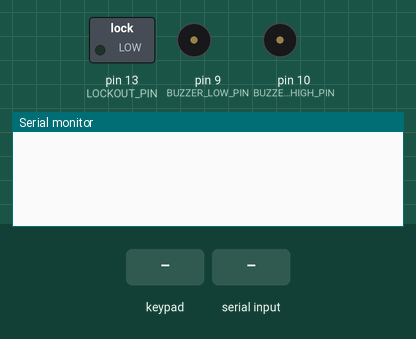
The sketch below on a simulated Arduino Uno, built with avr-gcc and run on an emulated ATmega328P. Parts: switched loads named in the sketch (green lamp = pin HIGH), buzzer (waves = sounding, pin HIGH), the last lines printed to the serial monitor. The inputs (shaded band) are chosen by the test bench.

Above: at 1.2 s.
1.3 s: key '1' pressed
At 2.5 s:
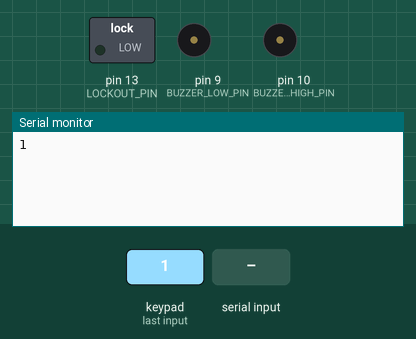
2.8 s: keypad keys 5 6 7 8 # pressed 0.4 s apart
At 4.9 s:
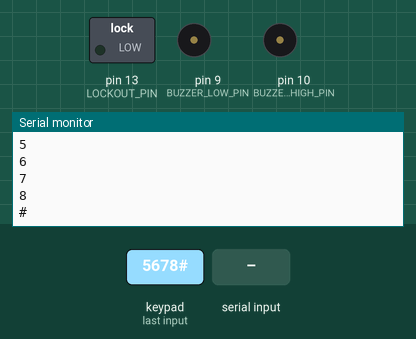
6.3 s: "90,45\n" received over Serial
At 7.5 s:
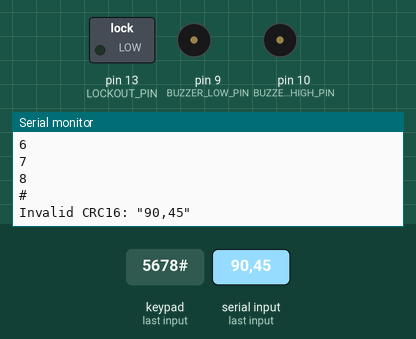
7.8 s: key '*' pressed
At 8.8 s:
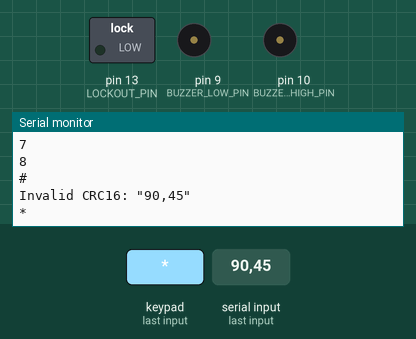
9.3 s: "5\n" received over Serial
At 9.6 s:
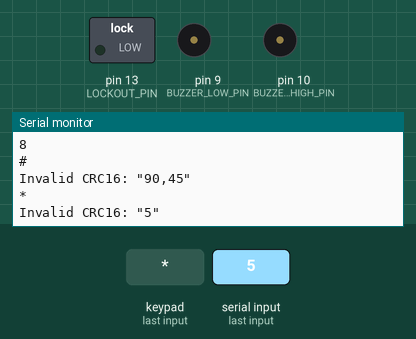
Timing chart, 0 to 11.8 s (numbered marks = the images above; inputs shaded):
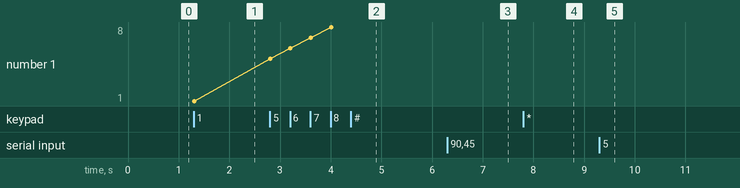

Measured:
- after the input at 1.3 s, the serial monitor: prints a new line at once (image 1)
- after the input at 2.8 s, the serial monitor: prints a new line at once (image 2)
- after the input at 6.3 s, the serial monitor: prints a new line at once (image 3)
- after the input at 7.8 s, the serial monitor: prints a new line at once (image 4)
- after the input at 9.3 s, the serial monitor: prints a new line at once (image 5)
- plotted number 1: 1 → 8 after the input at 2.8 s

The sketch:

KeypadAuth.ino
```cpp
#include "Keypad.h"
#include <stdlib.h>
#include <stdint.h>
#include <string.h>

const byte ROWS = 4; //four rows
const byte COLS = 3; //three columns
char keys[ROWS][COLS] = {
    {'1', '2', '3'},
    {'4', '5', '6'},
    {'7', '8', '9'},
    {'*', '0', '#'}
};

byte rowPins[ROWS] = {5, 6, 7, 8}; //connect to the row pinouts of the keypad
byte colPins[COLS] = {2, 3, 4};    //connect to the column pinouts of the keypad

// This will swap the * and # keys and also let you connect to the Arduino
// with all the pins in order/in a row starting from digital 2 thru digital 9

Keypad keypad = Keypad(makeKeymap(keys), rowPins, colPins, ROWS, COLS);
void handleCommands(char c);
uint16_t crc16_update(uint16_t crc, uint8_t a);
uint16_t crc16(char * str, uint8_t len);
uint8_t check_crc16(char * str);
void handleAuthorizeCommand(void);
void handleLockoutCommand(void);
void handleBuzzerOnCommand(void);
void handleBuzzerOffCommand(void);
void enableCounter(void);
void disableCounter(void);

int LOCKOUT_PIN = 13; // Relay control output
int BUZZER_HIGH_PIN = 10;
int BUZZER_LOW_PIN = 9;
boolean buzzer_enabled = false;
boolean buzzer_on = false;
uint32_t previousBuzzerMillis = 0;
const int32_t buzzerInterval = 500; // sets the buzzer beeping frequency

void setup(){
    Serial.begin(9600);
    pinMode(LOCKOUT_PIN, OUTPUT);

    pinMode(BUZZER_HIGH_PIN, OUTPUT);
    pinMode(BUZZER_LOW_PIN, OUTPUT);
    digitalWrite(BUZZER_HIGH_PIN, 0);
    digitalWrite(BUZZER_LOW_PIN, 0);
}

void loop(){
  unsigned long currentMillis = millis();
    if (currentMillis - previousBuzzerMillis >= buzzerInterval) {
        previousBuzzerMillis = currentMillis;

        if(buzzer_enabled){
            if(buzzer_on){
                buzzer_on = false;
                disableCounter();
            }
            else{
                buzzer_on = true;
                enableCounter();
            }
        }
        else {
            disableCounter();
        }
    }

    char key = keypad.getKey();

    if (key != NO_KEY){
        Serial.println(key);
    }

    while (Serial.available()){
        handleCommands(Serial.read());
    }
}

uint16_t crc16_update(uint16_t crc, uint8_t a){
    crc ^= a;
    for (uint8_t i = 0; i < 8; ++i){
        if (crc & 1)
            crc = (crc >> 1) ^ 0xA001;
        else
            crc = (crc >> 1);
    }

    return crc;
}

uint16_t crc16(char * str, uint8_t len){
    uint16_t crc = 0;
    for(uint16_t ii = 0; ii < len; ii++){
        crc = crc16_update(crc, str[ii]);
    }
    return crc;
}

uint8_t check_crc16(char * str){
    uint8_t ret = 0;
    uint8_t len = strlen(str);
    if(len >= 5){
        uint16_t calculated_crc16 = crc16(str, len - 4);
        char * temp;
        uint16_t expected_crc16 = strtol(str + strlen(str) - 4, &temp, 16); // base 16
        if (*temp == NULL){
            if(calculated_crc16 == expected_crc16){
                ret = 1; // success!
            }
        }
    }
    return ret;
}

// state machine for handline incoming characters from the Raspberry Pi
// commands are always terminated by XXXX\n,
// where XXXX is a CRC16 of the bytes in the command as a HEX-string and \n is a newline character
// CRC16 is computed on the byte values in the line up to the checksum
// CRC16 implementation is explicitly included as a function below
// taking the algorithm from http://www.nongnu.org/avr-libc/user-manual/group__util__crc.html
// this should make it pretty difficult to "accidentally" send an authorization command
// though it's admittedly kind of overkill when the commands are not parametric
// should be relatively easy to extend this command processing logic to support more commands
//
// valid commands are:
//   authorize40A2\n
//   lockoutDF6B\n
//   sirenF012
//   quiet6C9D
void handleCommands(char c){
    static char lineBuffer[64] = {0}; // allow up to 63 characters in a command (plus null terminator)
    static uint8_t idx = 0;
    if(c == '\n' || c == '\r'){
        // newline triggers processing of the command, but only if the checksum is sound
        // remember the last four characters in the buffer are expected to be a hex value string
        if(check_crc16(lineBuffer)){
            lineBuffer[strlen(lineBuffer) - 4] = '\0'; // don't need the checksum anymore
            if(0 == strcmp_P(lineBuffer, PSTR("authorize"))){
                handleAuthorizeCommand();
            }
            else if(0 == strcmp_P(lineBuffer, PSTR("lockout"))){
                handleLockoutCommand();
            }
            else if(0 == strcmp_P(lineBuffer, PSTR("siren"))){
                handleBuzzerOnCommand();
            }
            else if(0 == strcmp_P(lineBuffer, PSTR("quiet"))){
                handleBuzzerOffCommand();
            }
            else {
              Serial.print(F("Unknown Command: \"")); Serial.print(lineBuffer); Serial.print(F("\""));Serial.println();
            }
        }
        else{
            Serial.print(F("Invalid CRC16: \"")); Serial.print(lineBuffer); Serial.print(F("\""));Serial.println();
        }

        idx = 0; // get ready for next line
        memset(lineBuffer, 0, sizeof(lineBuffer));
    }
    else{
        // buffer the character
        lineBuffer[idx] = c;

        // advance the write index, the highest value idx should ever hold is
        // 62 for a 64 byte buffer, because 63 must always hold a null terminator
        // if you would overflow, just keep overwriting the last possible buffer entry
        if(idx < (sizeof(lineBuffer) - 1)){
            idx++;
        }
    }
}

void handleAuthorizeCommand(void){
    Serial.println("authorize");
    digitalWrite(LOCKOUT_PIN, HIGH);
}

void handleLockoutCommand(void){
    Serial.println("lockout");
    digitalWrite(LOCKOUT_PIN, LOW);
}

void handleBuzzerOnCommand(void){
  Serial.println("siren");
  // set for Phase + Frequency Correct PWM Mode
  // WGM3:0 = 1000
  // IRC1 = TOP   -- determines output frequency = CLK / ( 2 * Prescale * TOP)
  //                 CLK = 16000000 Hz
  //                 Prescale = 1, 8, 64, 256, or 1024
  //                 pick TOP so that output frequency ~ 4000
  // a perfect match is PRESCALER = 8, TOP = 250 ... 16MHz / (2 * 8 * 250) = 1000kHz / 250 = 4kHz
  //
  // COM1A1:0 = 10 set/clear
  // COM1B1:0 = 11 clear/set
  // Set ORC1A = ORCR1B to 1/2 IRCR = 125

  if(!buzzer_enabled){
    OCR1A  = 125;
    OCR1B  = 125;
    ICR1   = 250;
    TCCR1A = _BV(COM1A1) | _BV(COM1B1) | _BV(COM1B0);
    TCCR1B = _BV(WGM13);
    buzzer_enabled = true;
  }
}

void handleBuzzerOffCommand(void){
  Serial.println("quiet");
  TCCR1A = 0x00;
  TCCR1B = 0x00;
  TCCR1C = 0x00;
  buzzer_enabled = false;
}

void enableCounter(){
  TCCR1B |= _BV(CS11);
}

void disableCounter(){
  TCCR1B &= ~_BV(CS11);
}
```
